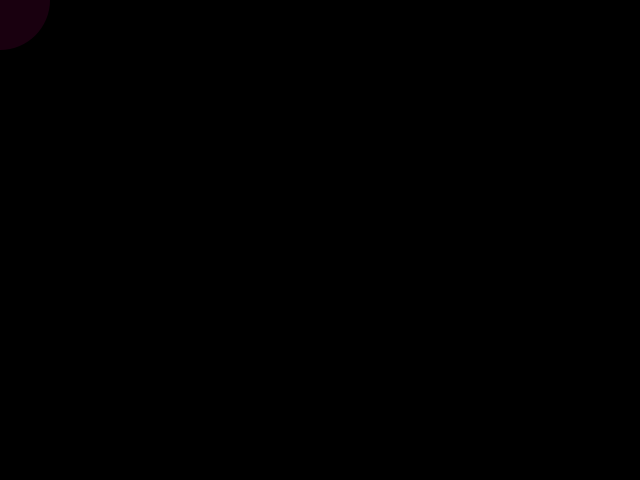
Frame 1 (no input)
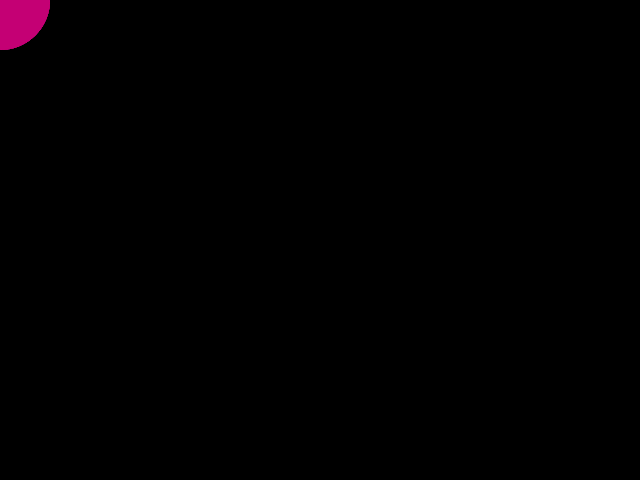
Frame 60 (the mouse pressed at the canvas centre just before this capture)
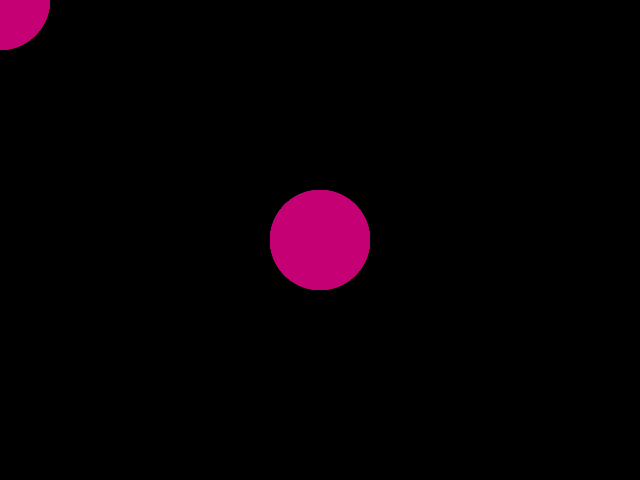
Frame 120 (the mouse held since frame 60 and released just before this capture)

The Processing sketch that drew these frames (run headless with seeded random() and noise(); from frame 60 on, the mouse is pressed at the canvas centre):

// Processing sketch: sketch_240909c
// ── sketch_240909c.pde
//size();
//background();
//circle();

void setup() {
  size(640, 480);
  background(0);
}

void draw() {
  //background(0);
  noStroke();
  fill(200, 0, 120, 32);
  circle(mouseX, mouseY, 100);
}

void mousePressed() {
  background(0);
}
